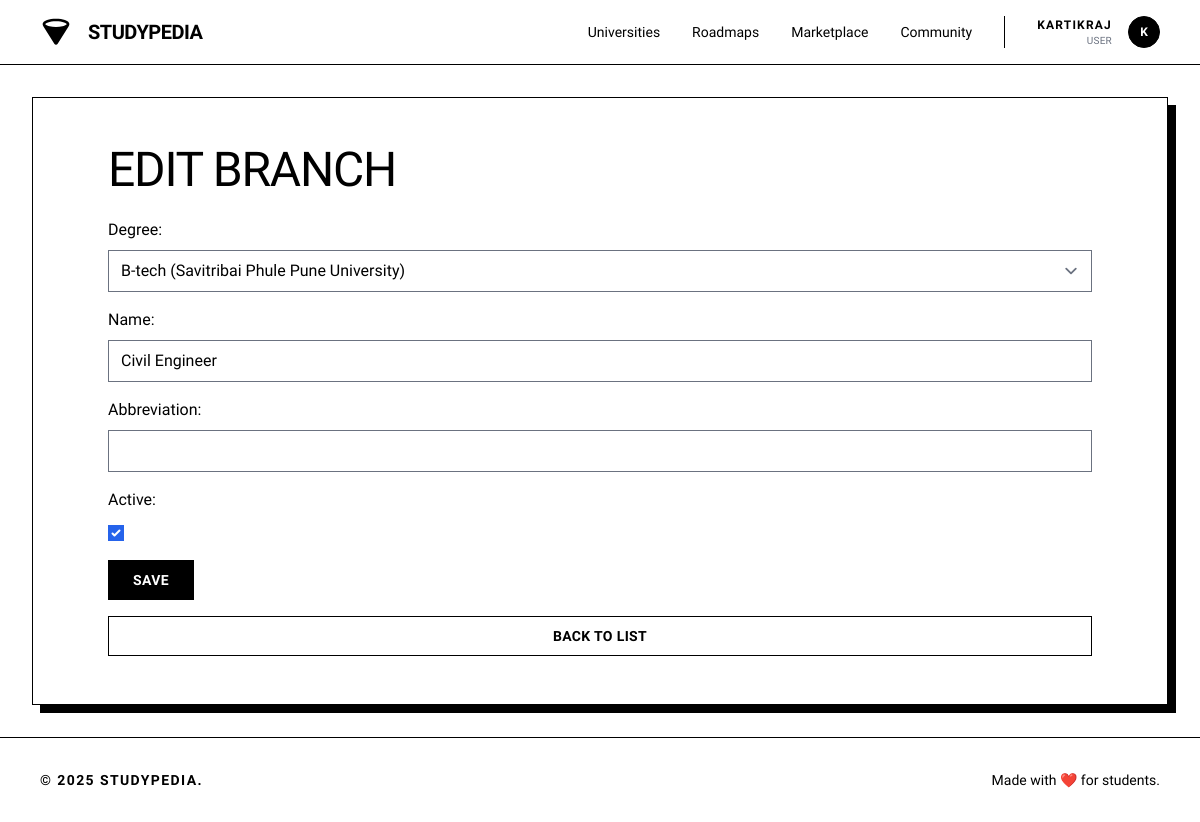
/university/branches/2/update/ (signed in), run on the app's committed database.
### accounts/models.py (models this page shows, shortened)
class User(AbstractUser):
    ROLE_CHOICES = (
        ('user', 'User'),
        ('staff', 'Staff'),
        ('admin', 'Admin'),
    )
    role = models.CharField(max_length=20, choices=ROLE_CHOICES, default='user')
    college = models.CharField(max_length=200, blank=True)
    year_of_study = models.PositiveIntegerField(null=True, blank=True)
    location = models.CharField(max_length=100, blank=True)
    phone = models.CharField(max_length=15, blank=True)
    profile_picture = models.ImageField(upload_to='profiles/', null=True, blank=True)
    bio = models.TextField(max_length=500, blank=True)
    credits = models.PositiveIntegerField(default=0)
    wallet_balance = models.DecimalField(max_digits=8, decimal_places=2, default=0.00)
    followers = models.ManyToManyField('self', through='Follow', related_name='following', symmetrical=False)
    created_at = models.DateTimeField(auto_now_add=True)
    updated_at = models.DateTimeField(auto_now=True)
    class Meta:
        indexes = [
            models.Index(fields=['username']),
            models.Index(fields=['created_at']),
        ]

### university/models.py (models this page shows, shortened)
class Branch(models.Model):
    degree = models.ForeignKey(Degree, on_delete=models.CASCADE, related_name='branches')
    name = models.CharField(max_length=255)
    abbreviation = models.CharField(max_length=10 , null=True, blank=True)
    is_active = models.BooleanField(default=True)
    created_at = models.DateTimeField(auto_now_add=True)
    updated_at = models.DateTimeField(auto_now=True)
    class Meta:
        ordering = ['name']

class Degree(models.Model):
    university = models.ForeignKey(University, on_delete=models.CASCADE, related_name='degrees')
    name = models.CharField(max_length=255)
    abbreviation = models.CharField(max_length=10, null=True, blank=True)
    is_active = models.BooleanField(default=True)
    created_at = models.DateTimeField(auto_now_add=True)
    updated_at = models.DateTimeField(auto_now=True)
    class Meta:
        ordering = ['name']

### accounts/views.py (the view, shortened to what this page needs)
    def wrapper(request, *args, **kwargs):
        if request.user.is_authenticated:
            return view_func(request, *args, **kwargs)

### accounts/views.py (called while the page is built, shortened)
def is_staff(user):
    return user.is_staff

def jwt_auth(view_func):
    def wrapper(request, *args, **kwargs):
        if request.user.is_authenticated:
            return view_func(request, *args, **kwargs)
    return wrapper

### university/views.py (called while the page is built)
@jwt_auth
@user_passes_test(is_staff)
def branch_update(request, pk):
    branch = get_object_or_404(Branch, pk=pk)
    if request.method == 'POST':
        serializer = BranchSerializer(branch, data=request.POST)
        if serializer.is_valid():
            serializer.save()
            messages.success(request, 'Branch updated successfully.')
            return redirect('university:branch_list')
        else:
            messages.error(request, 'Error updating branch. Please check your details.')
            errors = serializer.errors
    else:
        serializer = BranchSerializer(branch)
        errors = {}
    return render(request, 'university/branch_form.html', {
        'serializer': serializer,
        'degrees': Degree.objects.filter(is_active=True),
        'errors': errors
    })

### university/templates/university/branch_form.html (shortened to what this page needs)
{% extends 'base.html' %}
{% block content %}
<div class="max-w-[1440px] mx-auto w-full px-4 md:px-8 py-8"><div class="bg-white border border-black p-8 md:p-12 shadow-[8px_8px_0px_0px_rgba(0,0,0,1)]">
  <div class="container">
    <h1 class="text-black tracking-tight text-3xl md:text-5xl font-light font-display uppercase mb-6" >{% if serializer.instance %}Edit Branch{% else %}Create Branch{% endif %}</h1>
    <form method="post" class="form-group">
      <div class="form-group">
        <label for="id_degree">Degree:</label>
        <select name="degree" id="id_degree" required>
          {% for degree in degrees %}
            <option value="{{ degree.pk }}" {% if serializer.data.degree == degree.pk %}selected{% endif %}>
              {{ degree.name }} ({{ degree.university.name }})
            </option>
          {% endfor %}
        </select>
      </div>
      <div class="form-group">
        <label for="id_name">Name:</label>
        <input type="text" name="name" id="id_name" value="{{ serializer.data.name|default:'' }}" required>
      </div>
      <div class="form-group">
        <label for="id_abbreviation">Abbreviation:</label>
        <input type="text" name="abbreviation" id="id_abbreviation" value="{{ serializer.data.abbreviation|default:'' }}">
      </div>
      <div class="form-group">
        <label for="id_is_active">Active:</label>
        <input type="checkbox" name="is_active" id="id_is_active" {% if serializer.data.is_active|default:True %}checked{% endif %}>
      </div>
      <button type="submit" class="flex min-w-[84px] cursor-pointer items-center justify-center border border-black bg-black text-white hover:bg-white hover:text-black transition-colors h-10 px-6 text-sm font-bold uppercase tracking-wide">Save</button>
    </form>
    <a href="{% url 'university:branch_list' %}" class="flex min-w-[84px] cursor-pointer items-center justify-center border border-black hover:bg-black hover:text-white transition-colors h-10 px-6 text-black text-sm font-bold uppercase tracking-wide">Back to List</a>
  </div>
</div></div>
{% endblock %}

### templates/navbar.html (shortened to what this page needs)
<header class="flex items-center justify-between whitespace-nowrap border-b border-black px-10 py-4 sticky top-0 z-50 bg-white">
<div class="flex items-center gap-4">
<a href="{% url 'core:home' %}" class="flex items-center gap-4">
<div class="size-8 text-black">
</div>
<h2 class="text-black text-xl font-bold tracking-tight uppercase">Studypedia</h2>
</a>
</div>
<nav class="hidden md:flex flex-1 justify-end gap-8 items-center">
<div class="flex items-center gap-8">
<a class="text-black hover:underline underline-offset-4 transition-all text-sm font-medium" href="{% url 'university:university_list' %}">Universities</a>
<a class="text-black hover:underline underline-offset-4 transition-all text-sm font-medium" href="{% url 'roadmaps:roadmap_list' %}">Roadmaps</a>
<a class="text-black hover:underline underline-offset-4 transition-all text-sm font-medium" href="{% url 'ecommerce:marketplace' %}">Marketplace</a>
<a class="text-black hover:underline underline-offset-4 transition-all text-sm font-medium" href="{% url 'social:social' %}">Community</a>
</div>
{% if user.is_authenticated %}
<div class="flex items-center gap-4 border-l border-black pl-8">
    <div class="flex flex-col text-right">
        <span class="text-xs font-bold uppercase tracking-widest text-black">
            {% if user.first_name %}{{ user.first_name }} {{ user.last_name }}{% else %}{{ user.username }}{% endif %}
        </span>
        <span class="text-[10px] text-gray-500 uppercase tracking-wide">
            {% if user.role %}{{ user.get_role_display }}{% else %}Student{% endif %}
        </span>
    </div>
    <div class="relative group">
        <a href="{% url 'accounts:profile' %}" class="block size-8 bg-black rounded-full overflow-hidden border border-black cursor-pointer">
            {% if user.avatar %}
                <img alt="User Avatar" class="w-full h-full object-cover grayscale" src="{{ user.avatar.url }}"/>
            {% else %}
                <div class="w-full h-full flex items-center justify-center text-white text-xs font-bold">{{ user.username|make_list|first|upper }}</div>
            {% endif %}
        </a>
    </div>
</div>
{% endif %}
</nav>
</header>

### static/css/style.css (style rules this page uses)
:root { --bg-color: #ffffff; --text-color: #000000; --accent-color: #000000; --border-color: #999999; --hover-color: #f5f5f5; --shadow: 0 2px 4px rgba(0, 0, 0, 0.1); --primary-color: #000000; --secondary-color: #666666; }
* { margin: 0; padding: 0; box-sizing: border-box; }
body { font-family: 'Inter', -apple-system, BlinkMacSystemFont, sans-serif; background: var(--bg-color); color: var(--text-color); line-height: 1.6; padding-bottom: 70px; }
.container { max-width: 1200px; margin: 0 auto; padding: 0 20px; }
header { border-bottom: 1px solid var(--border-color); padding: 0.75rem 0; position: sticky; top: 0; background: var(--bg-color); z-index: 100; }
nav { display: flex; justify-content: space-between; align-items: center; }
@media (min-width: 769px) { body { padding-bottom: 0; } }
.form-group { margin-bottom: 1rem; }
label { display: block; margin-bottom: 0.5rem; font-weight: 500; }
input, select, textarea { width: 100%; padding: 8px 12px; border: 1px solid var(--border-color); border-radius: 4px; font-size: 1rem; background: var(--bg-color); color: var(--text-color); }

### data on the page
User: username "KARTIKRAJ", role "USER", username|make_list "K"
Branch: degree "B-tech (Savitribai Phule Pune University)", name "Civil Engineer"
